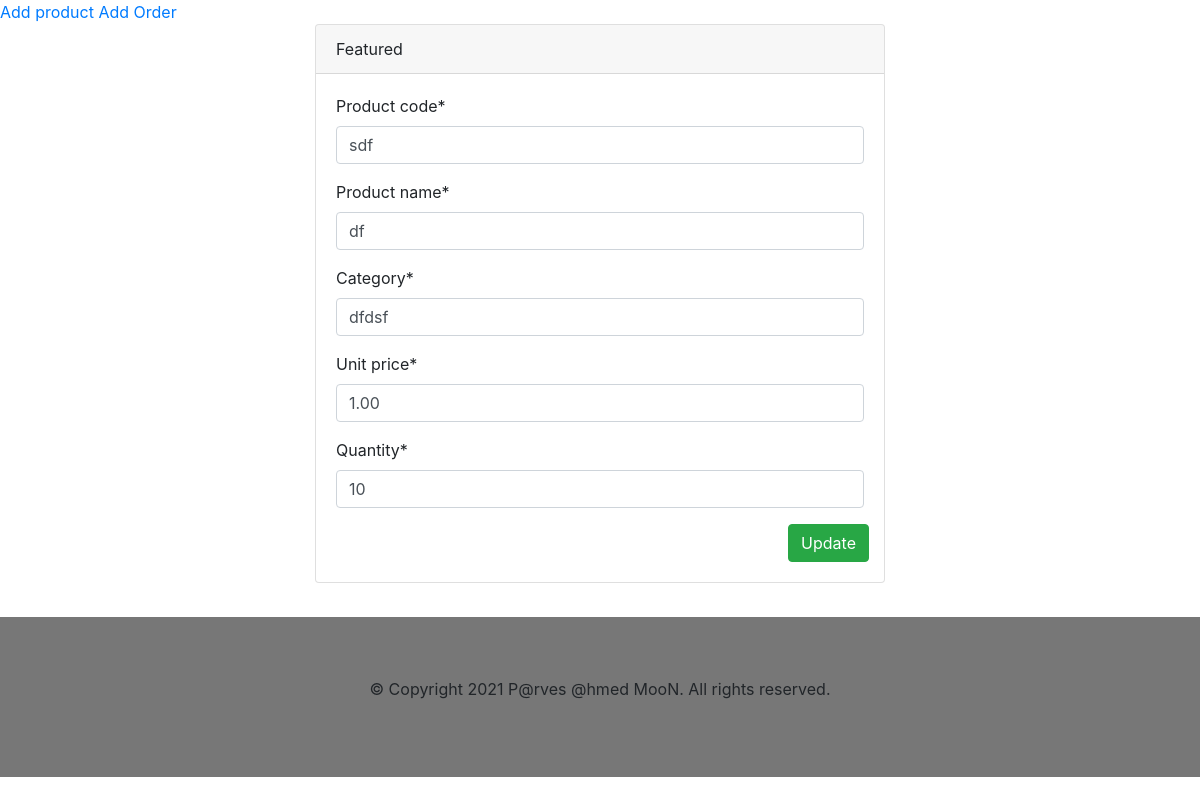
Before: /product/product_update/2/ with the older database file.
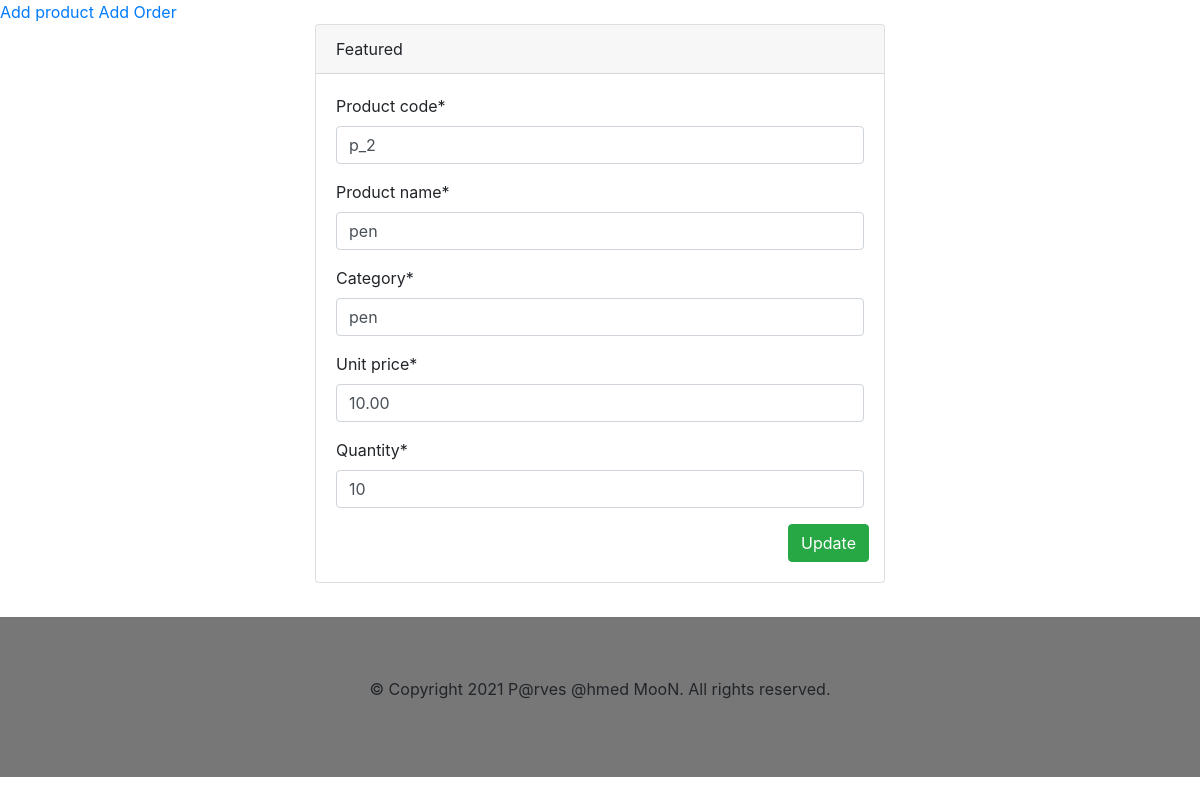
After: the same page with the newer database file.
### products/models.py (models this page shows)
class Product(models.Model):
    product_code = models.CharField(max_length=10, unique=True)
    product_name = models.CharField(max_length=100, unique=True)
    category = models.CharField(max_length=100)
    unit_price = models.DecimalField(decimal_places=2, max_digits=10)
    quantity = models.IntegerField(default=1)
    created_at = models.DateTimeField(auto_now_add=True)
    updated_at = models.DateTimeField(auto_now=True)

### products/views.py (the view)
# urls.py: path('product/product_update/<int:id>/', views.product_update, name='product_update'),
def product_update(request, id=None):
    product = get_object_or_404(Product, pk=id)
    print(product)
    if request.method == 'POST':
        product_form = ProductForm(request.POST, instance=product)
        if product_form.is_valid():
            product_save = product_form.save()
            print('update', product_save.product_name)
            return HttpResponseRedirect(reverse('product_list'))
        return render(request, 'product/product_update.html', {'product_form': product_form})
    else:
        product_form = ProductForm(instance=product)
        return render(request, 'product/product_update.html', {'product_form': product_form})

### products/forms.py
class ProductForm(forms.ModelForm):
    class Meta:
        model = Product
        fields = '__all__'

### templates/product/product_update.html (shortened to what this page needs)
{% extends 'base.html' %}
{% load crispy_forms_tags %}
{% block content %}
    <div class="container col-md-6">
        <div class="card">
            <div class="card-header">
                Featured
            </div>
            <div class="card-body">
                <form id="form" method="POST">
                     {{ product_form|crispy }}
                    <div class="form-row float-right">
                        <button class="btn btn-success float-right" type="submit">Update</button>
                    </div>
                </form>
            </div>
        </div>
    </div><br>
{% endblock content %}

Changed rows visible on the page:
changed Product: product_code "sdf" → "p_2"; product_name "df" → "pen"; category "dfdsf" → "pen"; unit_price "1.00" → "10.00"
